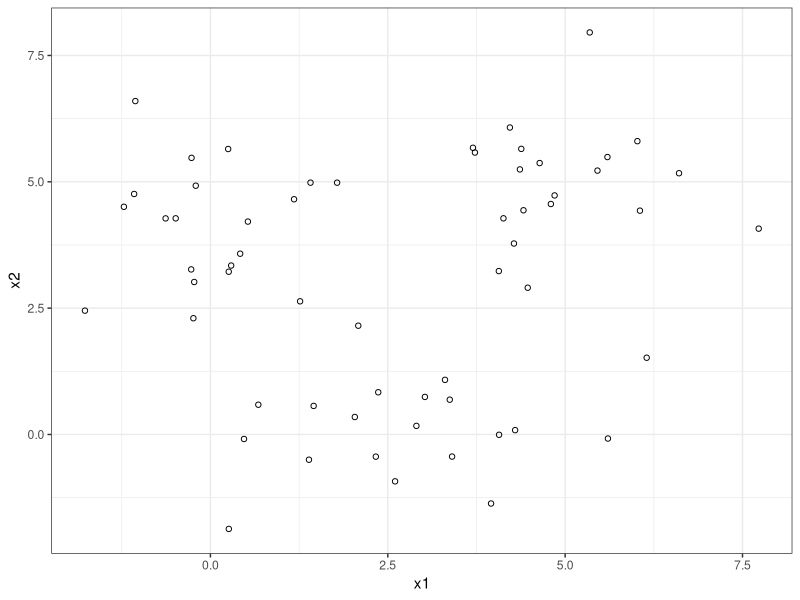
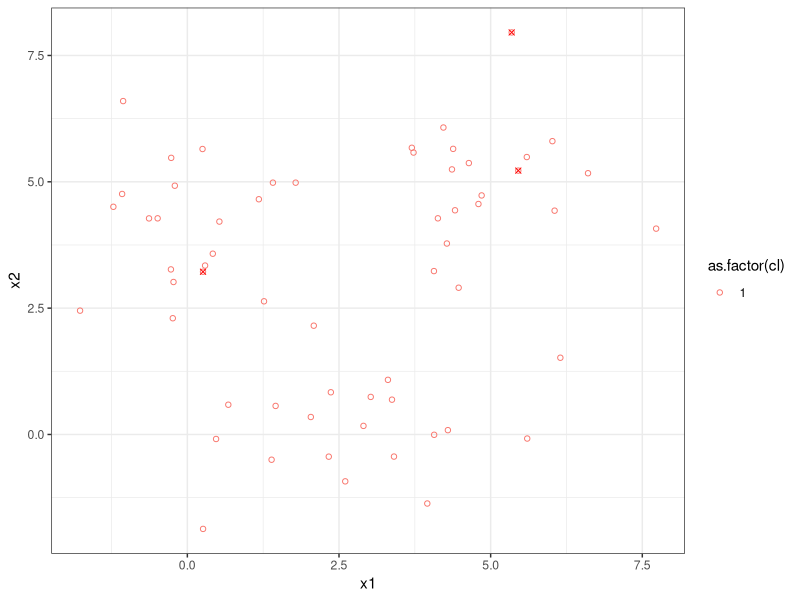
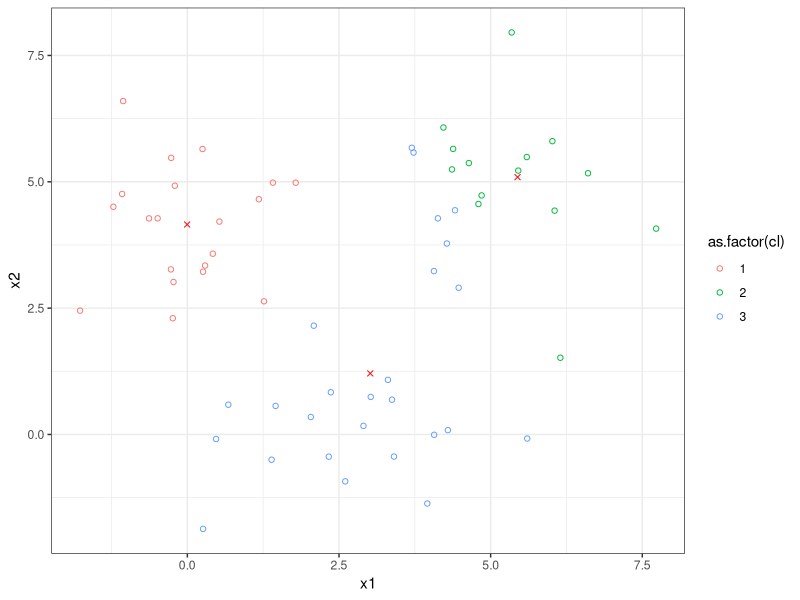

Write R code to recreate these figures, in order.
# k-means, Centroid-based clustering

library(ggplot2)
library(tidyr)
library(dplyr)

set.seed(2018)
synth.data <- data.frame(x1 =c(rnorm(20, 3, 1.5), rnorm(20,0,1), rnorm(20,5,1)), 
                         x2 =c(rnorm(20, 0, 1), rnorm(20,4,1), rnorm(20,5,1)))
ndata <- nrow(synth.data)
ndim <- ncol(synth.data)

synth.data %>%
  ggplot(aes(x =x1, y=x2)) +
  geom_point(shape =1) +
  theme_bw()

u_dist<-function(u, v){
  sqrt(sum((u -v) **2))
}

k <-3
cents <-data.frame(cl =1:k)
cents <-cbind(cents, synth.data[sample(1:60, k),])

synth.data$cl <- factor(rep(1, ndata), levels =1:k)
synth.data %>% ggplot(aes(x =x1, y=x2, col =as.factor(cl))) +
  geom_point(shape =1) +
  theme_bw() +
  geom_point(data =cents, shape =4, col ='red')


############################ Questions ###############################
set.seed(NULL)

k <-3
cents <-data.frame(cl =1:k)
cents <-cbind(cents, synth.data[sample(1:60, k),])

k1 <- apply(synth.data[,1:2], 1, function(x){u_dist(x, cents[1,2:3])})
k2 <- apply(synth.data[,1:2], 1, function(x){u_dist(x, cents[2,2:3])})
k3 <- apply(synth.data[,1:2], 1, function(x){u_dist(x, cents[3,2:3])})

a <- rbind(k1,k2)
a <- rbind(a,k3)

synth.data[,3] <- apply(a, 2, which.min)

as.factor(synth.data$cl)

cents <- synth.data %>%
  group_by(cl) %>%
  summarise(x1=mean(x1), 
            x2=mean(x2))

synth.data %>% ggplot(aes(x =x1, y=x2, col =as.factor(cl))) +
  geom_point(shape =1) +
  theme_bw() +
  geom_point(data =cents, shape =4, col ='red')



